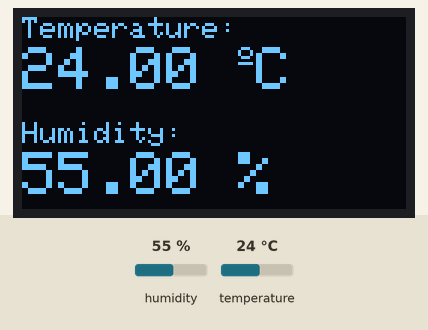
Simulated run of this sketch. Board: ESP32. Shown: 128×64 one-colour display. The test bench sets the inputs (shaded band); at power-on: humidity 55 %, temperature 24 °C.

Above: at 7.6 s.
7.7 s: humidity set to 22 %
At 13.1 s:
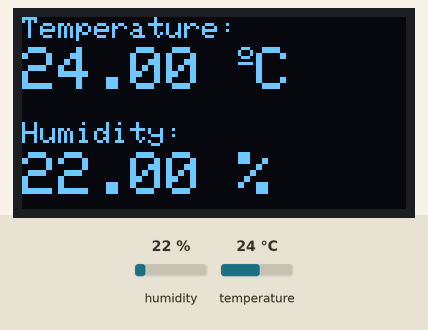
15.2 s: temperature set to 12 °C
At 18.0 s:
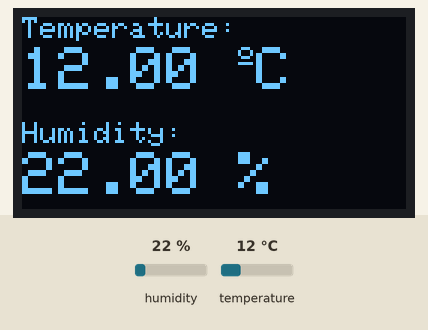
22.7 s: humidity set to 40 %
At 27.9 s:
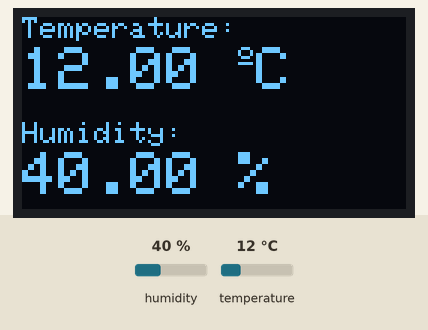
30.2 s: temperature set to 19 °C
At 32.8 s:
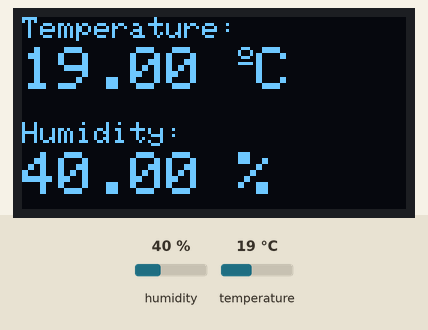
Timing chart, 0 to 34.3 s (numbered marks = the images above; inputs shaded):
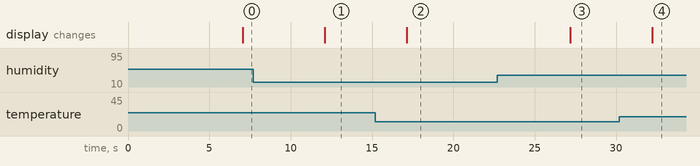

The sketch:

sketch.ino
```cpp
#include <Wire.h>
#include <Adafruit_GFX.h>
#include <Adafruit_SSD1306.h>
#include <Adafruit_Sensor.h>
#include <DHT.h>
#define SCREEN_WIDTH 128 // OLED display width, in pixels
#define SCREEN_HEIGHT 64 // OLED display height, in pixels
// Declaration for an SSD1306 display connected to I2C (SDA, SCL pins)
Adafruit_SSD1306 display(SCREEN_WIDTH, SCREEN_HEIGHT, &Wire, -1);
#define DHTPIN 14     // Digital pin connected to the DHT sensor
// Uncomment the type of sensor in use:
//#define DHTTYPE    DHT11     // DHT 11
#define DHTTYPE    DHT22     // DHT 22 (AM2302)
//#define DHTTYPE    DHT21     // DHT 21 (AM2301)
DHT dht(DHTPIN, DHTTYPE);
void setup() {
Serial.begin(115200);
dht.begin();
if(!display.begin(SSD1306_SWITCHCAPVCC, 0x3C)) {
Serial.println(F("SSD1306 allocation failed"));
for(;;);
}
delay(2000);
display.clearDisplay();
display.setTextColor(WHITE);
}
void loop() {
  delay(5000);

  //read temperature and humidity
  float t = dht.readTemperature();
  float h = dht.readHumidity();
  if (isnan(h) || isnan(t)) {
    Serial.println("Failed to read from DHT sensor!");
  }
  // clear display
  display.clearDisplay();

  // display temperature
  display.setTextSize(1);
  display.setCursor(0,0);
  display.print("Temperature: ");
  display.setTextSize(2);
  display.setCursor(0,10);
  display.print(t);
  display.print(" ");
  display.setTextSize(1);
  display.cp437(true);
  display.write(167);
  display.setTextSize(2);
  display.print("C");

  // display humidity
  display.setTextSize(1);
  display.setCursor(0, 35);
  display.print("Humidity: ");
  display.setTextSize(2);
  display.setCursor(0, 45);
  display.print(h);
  display.print(" %");

  display.display();
} 
```

Measured:
- after the input at 7.7 s, the display: changes after 4.4 s (image 1)
- after the input at 15.2 s, the display: changes after 1.9 s (image 2)
- after the input at 22.7 s, the display: changes after 4.5 s (image 3)
- after the input at 30.2 s, the display: changes after 2.0 s (image 4)
